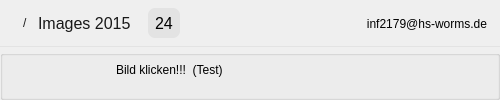
       <widget class="QWidget" name="gridContent" native="true">
        <property name="minimumSize">
         <size>
          <width>500</width>
          <height>0</height>
         </size>
        </property>
        <property name="styleSheet">
         <string notr="true">#gridContent{
       background-color:#FFF;
       border-top:1px solid #e3e3e3;
}</string>
        </property>
        <layout class="QGridLayout" name="gridLayout_10" rowstretch="0,0,0,0,0" columnstretch="0">
         <property name="leftMargin">
          <number>0</number>
         </property>
         <property name="topMargin">
          <number>0</number>
         </property>
         <property name="rightMargin">
          <number>0</number>
         </property>
         <property name="bottomMargin">
          <number>0</number>
         </property>
         <property name="spacing">
          <number>0</number>
         </property>
         <item row="0" column="0" alignment="Qt::AlignTop">
          <widget class="QWidget" name="horizontalWidget" native="true">
           <property name="sizePolicy">
            <sizepolicy hsizetype="Preferred" vsizetype="Preferred">
             <horstretch>0</horstretch>
             <verstretch>0</verstretch>
            </sizepolicy>
           </property>
           <property name="minimumSize">
            <size>
             <width>0</width>
             <height>47</height>
            </size>
           </property>
           <property name="maximumSize">
            <size>
             <width>16777215</width>
             <height>47</height>
            </size>
           </property>
           <layout class="QHBoxLayout" name="horizontalLayout_4">
            <property name="spacing">
             <number>0</number>
            </property>
            <property name="leftMargin">
             <number>0</number>
            </property>
            <property name="topMargin">
             <number>0</number>
            </property>
            <property name="rightMargin">
             <number>0</number>
            </property>
            <property name="bottomMargin">
             <number>0</number>
            </property>
            <item alignment="Qt::AlignLeft|Qt::AlignTop">
             <widget class="QWidget" name="pathGridWidget" native="true">
              <property name="minimumSize">
               <size>
                <width>0</width>
                <height>47</height>
               </size>
              </property>
              <property name="styleSheet">
               <string notr="true">#pathGridWidget{
border-bottom:1px solid #e3e3e3;
}</string>
              </property>
              <layout class="QGridLayout" name="gridLayout_18">
               <property name="leftMargin">
                <number>0</number>
               </property>
               <property name="topMargin">
                <number>0</number>
               </property>
               <property name="rightMargin">
                <number>0</number>
               </property>
               <property name="bottomMargin">
                <number>0</number>
               </property>
               <property name="spacing">
                <number>0</number>
               </property>
               <item row="0" column="0">
                <layout class="QHBoxLayout" name="horizontalLayout_6">
                 <property name="spacing">
                  <number>0</number>
                 </property>
                 <item>
                  <widget class="QLabel" name="label_5">
                   <property name="sizePolicy">
                    <sizepolicy hsizetype="Preferred" vsizetype="Preferred">
                     <horstretch>0</horstretch>
                     <verstretch>0</verstretch>
                    </sizepolicy>
                   </property>
                   <property name="styleSheet">
                    <string notr="true">padding-left:10px;
padding-right:3px;</string>
                   </property>
                   <property name="text">
                    <string/>
                   </property>
                   <property name="pixmap">
                    <pixmap>../../../pic/home2.png</pixmap>
                   </property>
                  </widget>
                 </item>
                 <item>
                  <widget class="QLabel" name="label_6">
                   <property name="sizePolicy">
                    <sizepolicy hsizetype="Preferred" vsizetype="Preferred">
                     <horstretch>0</horstretch>
                     <verstretch>0</verstretch>
                    </sizepolicy>
                   </property>
                   <property name="styleSheet">
                    <string notr="true">color:#191919;
font-family: 'Source Sans Pro';
font-weight:regular;
padding-right:3px;
</string>
                   </property>
                   <property name="text">
                    <string>/</string>
                   </property>
                  </widget>
                 </item>
                 <item>
                  <widget class="QLabel" name="label_7">
                   <property name="styleSheet">
                    <string notr="true">color:#191919;
font-family: 'Source Sans Pro';
font-size:16px;
font-weight:regular;
padding-right:13px;</string>
                   </property>
                   <property name="text">
                    <string>Images 2015</string>
                   </property>
                  </widget>
                 </item>
                 <item>
                  <widget class="QLabel" name="label_8">
                   <property name="sizePolicy">
                    <sizepolicy hsizetype="Minimum" vsizetype="Minimum">
                     <horstretch>0</horstretch>
                     <verstretch>0</verstretch>
                    </sizepolicy>
                   </property>
                   <property name="minimumSize">
                    <size>
                     <width>20</width>
                     <height>20</height>
                    </size>
                   </property>
                   <property name="maximumSize">
                    <size>
                     <width>16777215</width>
                     <height>30</height>
                    </size>
                   </property>
                   <property name="styleSheet">
                    <string notr="true">background-color:#e3e3e3;
border-style:solid;
border-radius:7px;
border-color:e3e3e3;
border-width:0px;
font-size:16px;
padding:3px;
font-family: 'Source Sans Pro';
font-weight:regular;</string>
                   </property>
                   <property name="text">
                    <string>24</string>
                   </property>
                  </widget>
                 </item>
                </layout>
               </item>
              </layout>
             </widget>
            </item>
            <item alignment="Qt::AlignTop">
             <widget class="QWidget" name="userGridWidget" native="true">
              <property name="enabled">
               <bool>true</bool>
              </property>
              <property name="sizePolicy">
               <sizepolicy hsizetype="Expanding" vsizetype="Preferred">
                <horstretch>0</horstretch>
                <verstretch>0</verstretch>
               </sizepolicy>
              </property>
              <property name="minimumSize">
               <size>
                <width>300</width>
                <height>47</height>
               </size>
              </property>
              <property name="styleSheet">
               <string notr="true">#userGridWidget{
border-bottom:1px solid #e3e3e3;
}</string>
              </property>
              <layout class="QGridLayout" name="gridLayout_22">
               <property name="leftMargin">
                <number>0</number>
               </property>
               <property name="topMargin">
                <number>0</number>
               </property>
               <property name="rightMargin">
                <number>0</number>
               </property>
               <property name="bottomMargin">
                <number>0</number>
               </property>
               <property name="spacing">
                <number>0</number>
               </property>
               <item row="0" column="0">
                <widget class="QLabel" name="userLabel2">
                 <property name="sizePolicy">
                  <sizepolicy hsizetype="Preferred" vsizetype="Preferred">
                   <horstretch>0</horstretch>
                   <verstretch>0</verstretch>
                  </sizepolicy>
                 </property>
                 <property name="styleSheet">
                  <string notr="true">padding-right:10px;</string>
                 </property>
                 <property name="text">
                  <string>inf2179@hs-worms.de</string>
                 </property>
                 <property name="alignment">
                  <set>Qt::AlignRight|Qt::AlignTrailing|Qt::AlignVCenter</set>
                 </property>
                </widget>
               </item>
              </layout>
             </widget>
            </item>
           </layout>
          </widget>
         </item>
         <item row="2" column="0">
          <widget class="QGroupBox" name="groupBox_10">
           <property name="title">
            <string/>
           </property>
           <widget class="QPushButton" name="pushButton_2">
            <property name="geometry">
             <rect>
              <x>70</x>
              <y>50</y>
              <width>200</width>
              <height>180</height>
             </rect>
            </property>
            <property name="sizePolicy">
             <sizepolicy hsizetype="Minimum" vsizetype="Maximum">
              <horstretch>0</horstretch>
              <verstretch>0</verstretch>
             </sizepolicy>
            </property>
            <property name="minimumSize">
             <size>
              <width>200</width>
              <height>175</height>
             </size>
            </property>
            <property name="maximumSize">
             <size>
              <width>200</width>
              <height>180</height>
             </size>
            </property>
            <property name="cursor">
             <cursorShape>PointingHandCursor</cursorShape>
            </property>
            <property name="styleSheet">
             <string notr="true">#pushButton_2{
	background-color:#f2f2f2;
	border:none;
}

#pushButton_2:hover:!pressed
{
  	border: 1px solid #1ca3c4;
}</string>
            </property>
            <property name="text">
             <string/>
            </property>
            <property name="icon">
             <iconset>
              <normaloff>../../../pic/pic2.jpg</normaloff>../../../pic/pic2.jpg</iconset>
            </property>
            <property name="iconSize">
             <size>
              <width>200</width>
              <height>180</height>
             </size>
            </property>
           </widget>
           <widget class="QLabel" name="label_9">
            <property name="geometry">
             <rect>
              <x>116</x>
              <y>10</y>
              <width>181</width>
              <height>20</height>
             </rect>
            </property>
            <property name="text">
             <string>Bild klicken!!!  (Test)</string>
            </property>
           </widget>
          </widget>
         </item>
        </layout>
       </widget>
